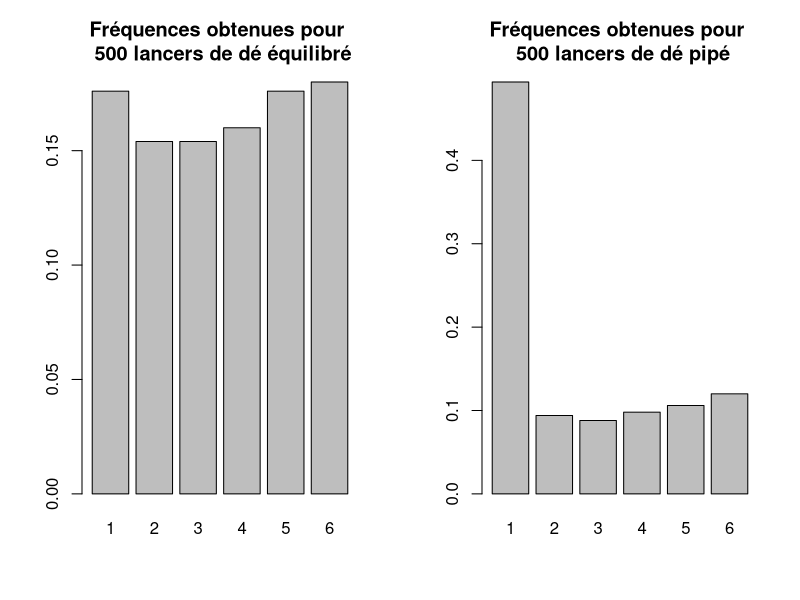
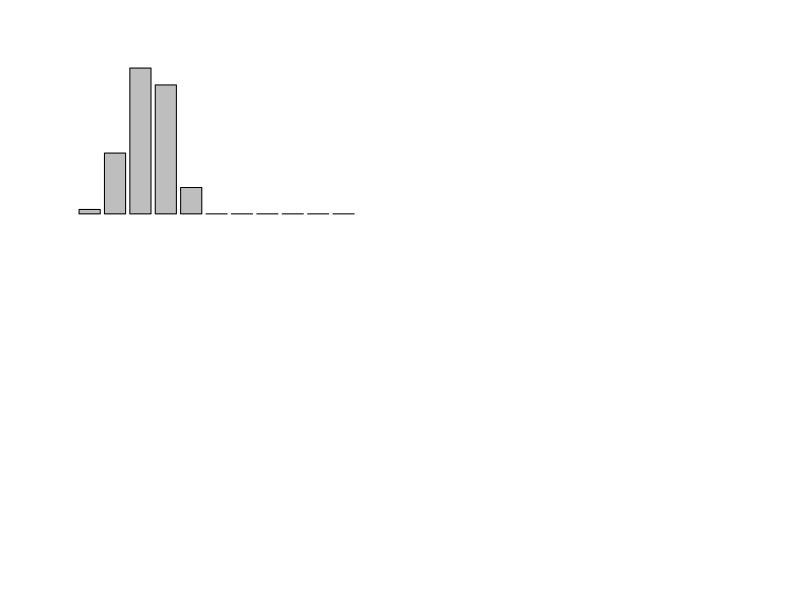

The R script that drew these images, in order: (Note: this script raises an error after producing the figures.)
#Exercice 3.1 #A FINIR DE REMPLIR

x <- 1:10 
message("x <- 1:10 donne le vecteur [1,2,...,10]")
sample(x) 
message("sample(x) tire aléatoirement tous les éléments de x et les place en vecteur")
sample(x, replace = TRUE) 
sample(x[x > 8])
sample(x[x > 9])
sample(x[x > 10])
resample <- function(x, ...) x[sample(length(x), ...)]
resample(x[x > 8])
resample(x[x > 9])
resample(x[x > 10])

#Exemple d'application : l'épreuve du lancer de dé

res_dé = sample(6, 500, replace = T)
table(res_dé)
res_dé_pipé = sample(6, 500, replace = TRUE, prob=c(0.5,0.1,0.1,0.1,0.1,0.1))
table(res_dé_pipé)
titre1 = "Fréquences obtenues pour \n 500 lancers de dé équilibré"
titre2 = "Fréquences obtenues pour \n 500 lancers de dé pipé"
par(mfrow=c(1,2))
barplot(table(res_dé)/500, main=titre1)
barplot(table(res_dé_pipé)/500, main=titre2)

#Autre application :

urne = c(1,1,1,1,1,0,0,0,0,0,0,0,0,0,0)
X = 0
Y = 0
nbX = c(0,0,0,0,0,0,0,0,0,0,0)
nbY = c(0,0,0,0,0,0,0,0,0,0,0)
for (i in 1:500) {
  E1 = sample(urne, 10)
  E2 = sample(urne, 10, replace = TRUE)
  nbX[sum(E1)] = nbX[sum(E1)] + 1
  nbY[sum(E2)] = nbY[sum(E2)] + 1
}
titre1 = "Répartition obtenue pour \n 500 tirages sans remise"
titre2 = "Répartition obtenue pour \n 500 tirages avec remise"
par(mfrow=c(2,2))
barplot(nbX/500, main=titre1, names.arg=labels)
barplot(nbY/500, main=titre2, names.arg=labels)
labels=seq(0, 10)
titre3 = "Répartition théorique des tirages \n de boules blanches sans remise"
barplot(dhyper(0:10, 5, 10, 10), main=titre3, names.arg=labels)
titre4 = "Répartition théorique des tirages \n de boules blanches avec remise"
barplot(dbinom(0:10, 10, 1/3), main=titre4, names.arg=labels)

#Exercice 3.2

message("Sn = X1 + ... + Xn suit une loi binomiale de paramètre n = n et p = p, ici on a fixé n = 5 et p = 0.5")

calculRn = function(n, N, e, p) {
  sN = rbinom(N, n, p)
  sWn = sN / n
  tmp = abs(sWn - p)
  Rn = sum(tmp > e) / N
  return(Rn)
}
message("Pour la question 2) on a Rn =")
calculRn(5, 100, 0.1, 0.5)

message("Pour la question 3) pour les différents n on a")
calculRn(10, 100, 0.1, 0.5)
calculRn(25, 100, 0.1, 0.5)
calculRn(50, 100, 0.1, 0.5)
calculRn(75, 100, 0.1, 0.5)
calculRn(100, 100, 0.1, 0.5)
calculRn(150, 100, 0.1, 0.5)
calculRn(200, 100, 0.1, 0.5)
calculRn(500, 100, 0.1, 0.5)

message("Pour la question 4) pour e = 0.01 et les différents n on a")
calculRn(10, 100, 0.01, 0.5)
calculRn(100, 100, 0.01, 0.5)
calculRn(200, 100, 0.01, 0.5)
calculRn(500, 100, 0.01, 0.5)
calculRn(1000, 100, 0.01, 0.5)
calculRn(5000, 100, 0.01, 0.5)
calculRn(10000, 100, 0.01, 0.5)
calculRn(50000, 100, 0.01, 0.5)

message("On constate que Rn tend vers 0, on en conclut que P(Wn) converge vers p quand n tend vers l'infini")
